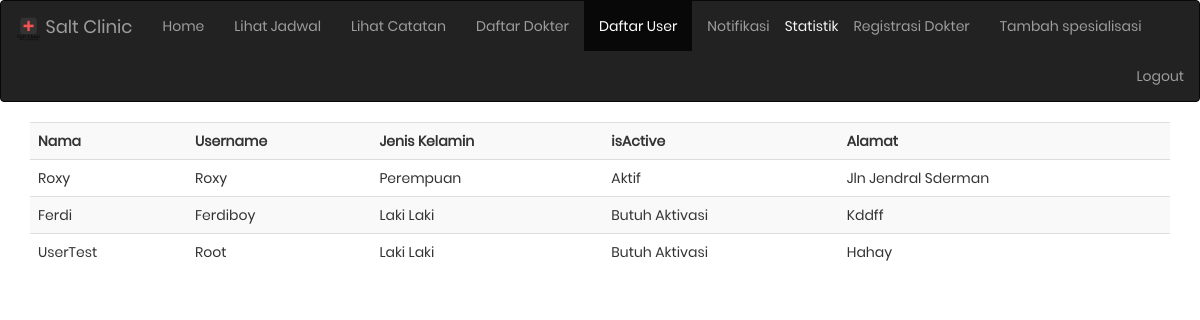
Page /daftar-user.php (signed in) on the committed database.
### tables this page shows
CREATE TABLE `users` (
  `idUser` int(11) NOT NULL,
  `nama` varchar(50) NOT NULL,
  `umur` int(11) DEFAULT NULL,
  `jenisKelamin` varchar(2) NOT NULL,
  `priviledge` int(11) NOT NULL,
  `isActive` tinyint(1) NOT NULL,
  `username` varchar(25) NOT NULL,
  `alamat` varchar(255) NOT NULL,
  `password` varchar(8) NOT NULL
);

### daftar-user.php (the view, shortened to what this page needs)
<?php
    include('connection/session.php');
    $query = " SELECT nama,username,jenisKelamin,isActive,Alamat
	FROM users
	WHERE priviledge=1";
    $result =$conn->query($query);
?>
<!DOCTYPE html>
<html lang="en">
	<head>
		<link rel="stylesheet" href="https://maxcdn.bootstrapcdn.com/bootstrap/3.3.7/css/bootstrap.min.css">
		<link rel="stylesheet" type="text/css" href="fonts/font-awesome-4.7.0/css/font-awesome.min.css">
		<link rel="stylesheet" type="text/css" href="vendor/animate/animate.css">
		<link rel="stylesheet" type="text/css" href="vendor/css-hamburgers/hamburgers.min.css">
		<link rel="stylesheet" type="text/css" href="vendor/select2/select2.min.css">
		<link rel="stylesheet" type="text/css" href="css/main.css">
	</head>
	<body>
		<div class='index-navbar'>
		<?php include ('navbar/admin-navmenu.php')?>
			<div class="container">
                    <table class='table table-striped'>
                            <tr>
                                <th>Nama</th>
                                <th>Username</th>
                                <th>Jenis Kelamin</th>
                                <th>isActive</th>
                                <th>Alamat</th>
                            </tr>
						 <?php
                            while ($row=$result->fetch_array()) {
                                if ($row['jenisKelamin']=='L') {
                                    $jenisKelamin = "Laki Laki";
                                } else {
                                    $jenisKelamin ="Perempuan";
                                }
                                if ($row['isActive']==0) {
                                    $status = 'Butuh Aktivasi';
                                } else {
                                    $status = "Aktif";
                                }
                                echo "<tr>
										<td>". $row["nama"] ."</td>
										<td> ".$row["username"] ."</td>
										<td> ".$jenisKelamin."</td>
										<td> ".$status."</td>
										<td> ".$row["Alamat"]."</td>
								";
                            }
                         ?>
                        </table>
			</div>
		</div>
	</body>
</html>

### css/main.css (style rules this page uses)
* { margin: 0px; padding: 0px; box-sizing: border-box; }
body, html { height: 100%; font-family: Poppins-Regular, sans-serif; }

### rows in the picture
users: nama "Roxy", username "Roxy", jenisKelamin "Perempuan", isActive "Aktif", alamat "Jln Jendral Sderman"
users: nama "Ferdi", username "Ferdiboy", jenisKelamin "Laki Laki", isActive "Butuh Aktivasi", alamat "Kddff"
users: nama "UserTest", username "Root", jenisKelamin "Laki Laki", isActive "Butuh Aktivasi", alamat "Hahay"
